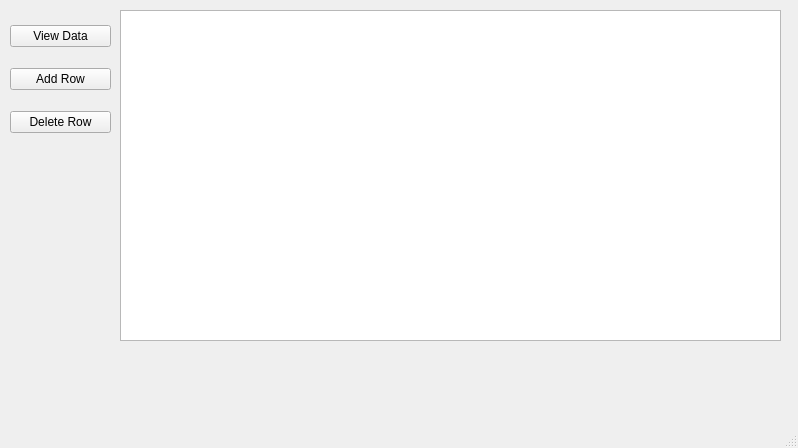
<?xml version="1.0" encoding="UTF-8"?>
<ui version="4.0">
 <class>MainWindow</class>
 <widget class="QMainWindow" name="MainWindow">
  <property name="geometry">
   <rect>
    <x>0</x>
    <y>0</y>
    <width>798</width>
    <height>448</height>
   </rect>
  </property>
  <property name="windowTitle">
   <string>MainWindow</string>
  </property>
  <widget class="QWidget" name="centralwidget">
   <widget class="QTableView" name="tableView">
    <property name="geometry">
     <rect>
      <x>120</x>
      <y>10</y>
      <width>661</width>
      <height>331</height>
     </rect>
    </property>
   </widget>
   <widget class="QWidget" name="layoutWidget">
    <property name="geometry">
     <rect>
      <x>10</x>
      <y>10</y>
      <width>101</width>
      <height>141</height>
     </rect>
    </property>
    <layout class="QVBoxLayout" name="verticalLayout">
     <item>
      <widget class="QPushButton" name="pushButton_viewdata">
       <property name="text">
        <string>View Data</string>
       </property>
      </widget>
     </item>
     <item>
      <widget class="QPushButton" name="pushButton_addRow">
       <property name="text">
        <string>Add Row</string>
       </property>
      </widget>
     </item>
     <item>
      <widget class="QPushButton" name="pushButton_deleteRow">
       <property name="text">
        <string>Delete Row</string>
       </property>
      </widget>
     </item>
    </layout>
   </widget>
  </widget>
  <widget class="QMenuBar" name="menubar">
   <property name="geometry">
    <rect>
     <x>0</x>
     <y>0</y>
     <width>798</width>
     <height>21</height>
    </rect>
   </property>
  </widget>
  <widget class="QStatusBar" name="statusbar"/>
 </widget>
 <resources/>
 <connections/>
</ui>
